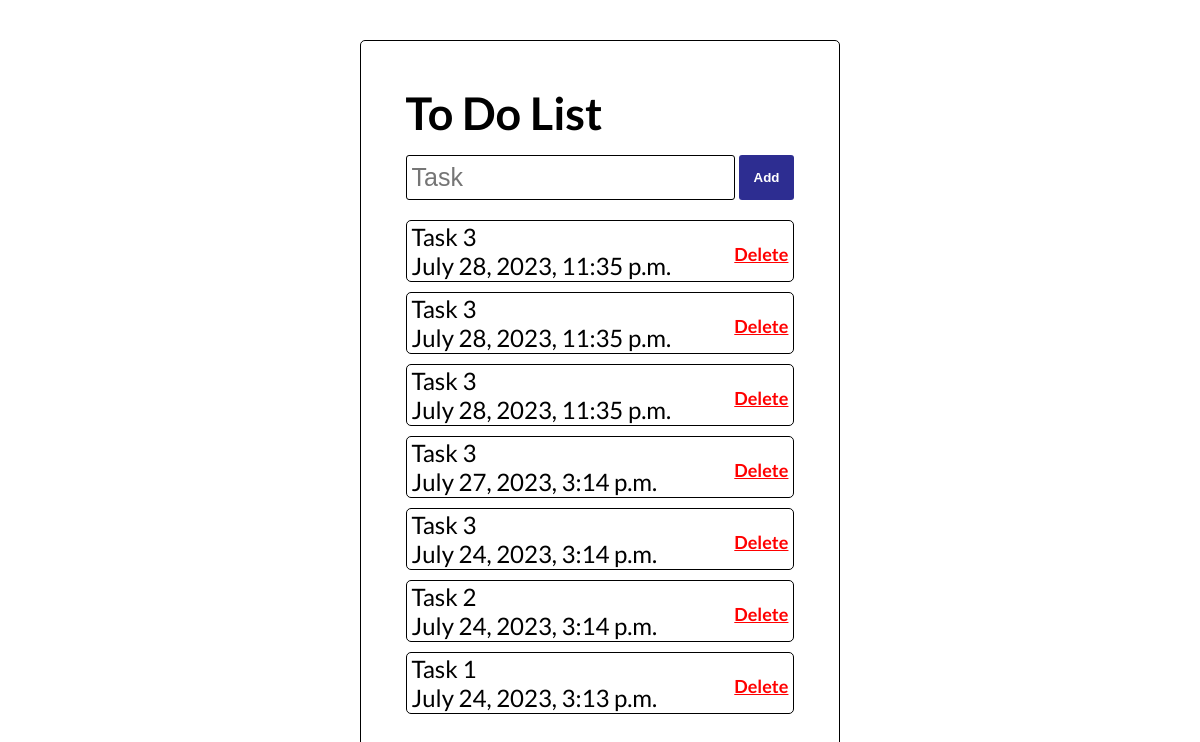
The app's page /todolist, older data.
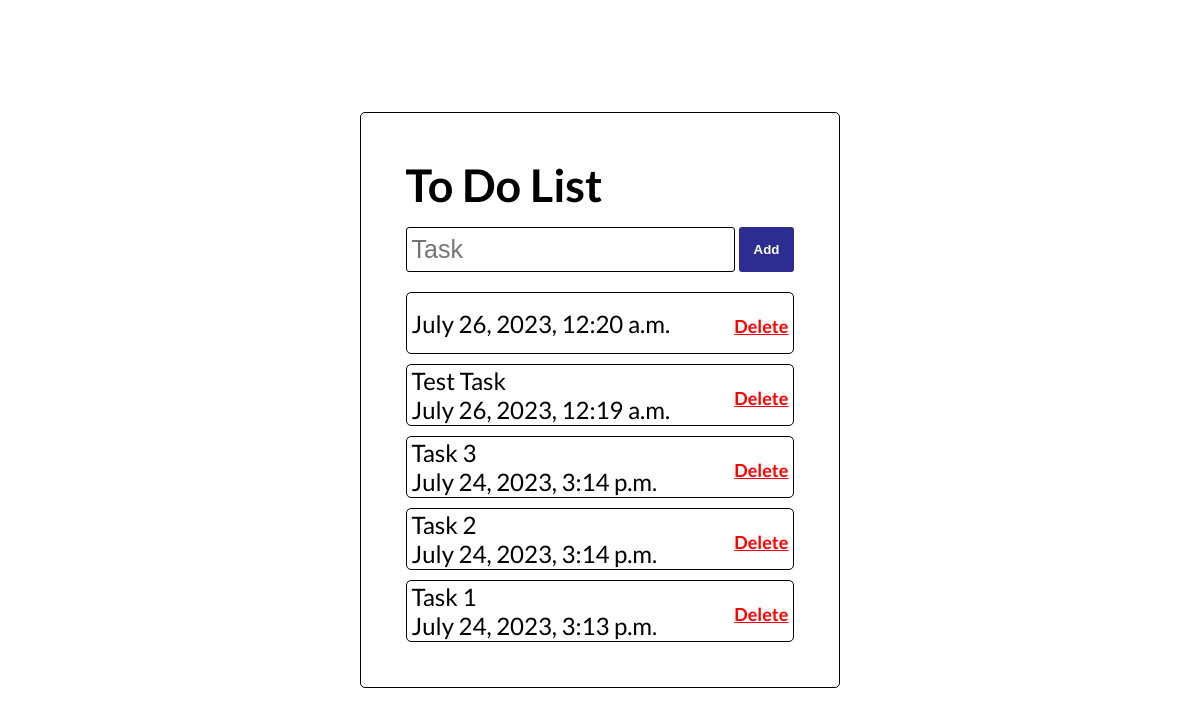
The same page, newer data.
### toDoList/models.py (models this page shows, shortened)
class Task(models.Model):
    task_text = models.CharField(max_length=200)
    date_creation = models.DateTimeField("Date creation")
    view = models.BooleanField(default=True)

### toDoList/views.py (the view)
# urls.py: path('', views.IndexView.as_view(), name="index"),
class IndexView(generic.ListView):
    context_object_name = "tasks"
    template_name = "toDoList/index.html"
    def get_queryset(self):
        return Task.objects.all().filter(view=True).order_by('-date_creation')

### toDoList/templates/toDoList/index.html (shortened to what this page needs)
{% load static %}
<!DOCTYPE html>
<html lang="en">
<head>
    <link rel="stylesheet" href="{% static 'toDoList/index.css' %}" >
</head>
<body>
    <div id="content">
        <h1>To Do List</h1>
        <div class="addTask">
            <form method="POST" action="{% url 'toDoList:addTask' %}">
                <input type="text" name="task_text" required placeholder="Task" class='input-task' />
                <input type="submit" value="Add"/>
            </form>
        </div>
        <div id="bloc-task">
            {% for task in tasks %}
                <div id="task">
                    <div class="left">
                        <div id="task_text">
                            {{task.task_text}}
                        </div>
                        <div id="task_date">
                            {{task.date_creation}}
                        </div>
                    </div>
                    <div class="right">
                        <a href="{% url 'toDoList:deleteTask' task.id %}" id="delete">
                            Delete
                        </a>
                    </div>
                </div>
            {% endfor %}
        </div>
    </div>
</body>
</html>

### toDoList/static/toDoList/index.css (style rules this page uses)
* { margin:0; padding: 0; }
body { display: flex; justify-content: center; align-items: center; height: 100vh; font-family: Lato , sans-serif; }
h1 { font-size: 45px; margin-bottom: 15px; }
#content { border:solid 1px black; border-radius: 5px; padding: 45px; }
#content #bloc-task { margin-top:20px; display: flex; flex-direction: column; gap: 10px; }
#content #bloc-task #task { border: solid 1px black; border-radius: 5px; height: 60px; font-size: 24px; padding-left: 5px; display: flex; align-items: center; justify-content: space-between; }
#content #bloc-task #task .right #delete { margin-right: 5px; font-weight: bold; color:red; text-decoration: underline; font-size: 18px; cursor: pointer; }
#content .addTask form { display: flex; flex-direction: row; gap: 4px; }
#content .addTask .input-task { border-radius: 3px; border-color: rgba(0, 0, 255, 0.459); border: solid .1px; padding-left: 5px; font-size:25px; }
#content .addTask input[type="submit"] { cursor: pointer; border-radius: 3px; border:none; padding: 15px; color:white; background-color: rgba(21, 21, 132, 0.893); font-weight: bold; }

Row changes from the older to the newer data that the page shows:
removed Task: task_text "Task 3", date_creation "July 28, 2023, 11:35 p.m."
removed Task: task_text "Task 3", date_creation "July 28, 2023, 11:35 p.m."
removed Task: task_text "Task 3", date_creation "July 28, 2023, 11:35 p.m."
removed Task: task_text "Task 3", date_creation "July 27, 2023, 3:14 p.m."
added Task: date_creation "July 26, 2023, 12:20 a.m."
added Task: task_text "Test Task", date_creation "July 26, 2023, 12:19 a.m."
